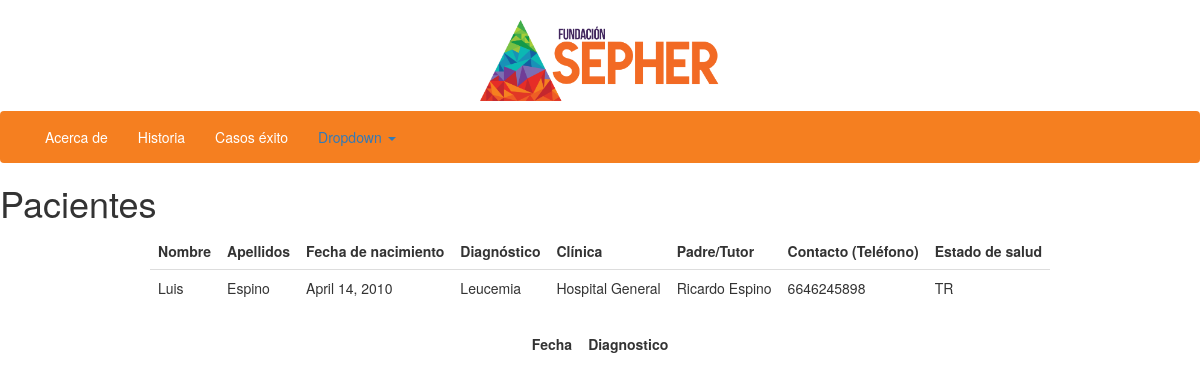
Page /detalle_paciente/1 on the committed database.
### home/models.py (models this page shows)
class Paciente(models.Model):
    Estado_opciones=(
    ('RE','Remision'),
    ('TR','En Tratamiento'),
    ('DEP','Fallecido'),
    )
    Paciente_nombre=models.CharField(max_length=40)
    Paciente_apellido=models.CharField(max_length=50)
    Paciente_fnacimiento=models.DateField()
    Paciente_diagnostico=models.CharField(max_length=200)
    Paciente_clinica=models.CharField(max_length=50)
    Tutor_Padre=models.CharField(max_length=50)
    Paciente_contacto=models.CharField(max_length=15,blank=True)
    Estado_salud=models.CharField(max_length=10,choices=Estado_opciones)

### home/views.py (the view)
# urls.py: url(r'^detalle_paciente/(?P<pk>\d+)$',Paciente_detalle,name='paciente_detalle_view'),
def Paciente_detalle(request,pk):
	p=Paciente.objects.get(id=pk)
	ph=Paciente.objects.select_related().get(id=pk)
	return render(request,'detalle_paciente.html',{'list':p,'list1':ph})

### templates/detalle_paciente.html (shortened to what this page needs)
{% extends 'base.html' %}
{% block content %}
<header><h1>Pacientes</h1></header>
	<center>
		<table class="table table-hover">
		<thead>
			<tr>
				<td><b>Nombre</b></td>
				<td><b>Apellidos</b></td>
				<td><b>Fecha de nacimiento</b></td>
				<td><b>Diagnóstico</b></td>
				<td><b>Clínica</b></td>
				<td><b>Padre/Tutor</b></td>
				<td><b>Contacto (Teléfono) </b></td>
				<td><b>Estado de salud</b></td>
			</tr>
		</thead>
		<tbody>
			<tr>
				<td>{{ list.Paciente_nombre }}</td>
				<td>{{ list.Paciente_apellido }}</td>
				<td>{{ list.Paciente_fnacimiento }}</td>
				<td>{{ list.Paciente_diagnostico }}</td>
				<td>{{ list.Paciente_clinica }}</td>
				<td>{{ list.Tutor_Padre }}</td>
				<td>{{ list.Paciente_contacto }}</td>
				<td>{{ list.Estado_salud }}</td>
			</tr>
		</tbody>
	</table>
	<table class="table table-hover">
		<thead>
			<tr>
				<td><b>Fecha</b></td>
				<td><b>Diagnostico</b></td>
			</tr>
		</thead>
	</table>
	</center>
{% endblock %}

### rows in the picture
Paciente: Paciente_nombre "Luis", Paciente_apellido "Espino", Paciente_fnacimiento "April 14, 2010", Paciente_diagnostico "Leucemia", Paciente_clinica "Hospital General", Tutor_Padre "Ricardo Espino", Paciente_contacto "6646245898", Estado_salud "TR"
